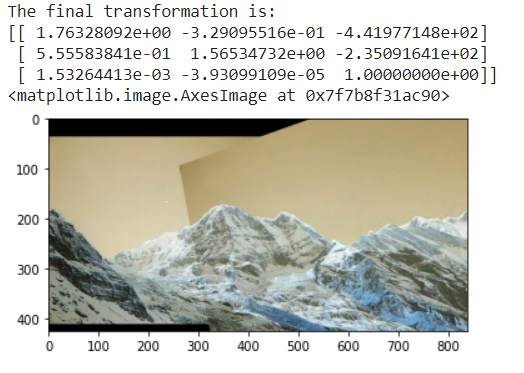
#> input picture Panorama Stitching/test.PNG, 524 x 373 px, given in place of 1.jpg, which was not available
$ python Panorama_stitching.py
#> lines starting #> are read from the running program, lines starting #| are printed output that depends on the picture; pictures that were not available may be replaced by others from this repository, and a replacement may not be noted
# -*- coding: utf-8 -*-
"""Untitled19.ipynb

Automatically generated by Colaboratory.

Original file is located at
    https://colab.research.google.com/drive/1fUKg4kEUzyjs5q3mZeDkQyS8u5wAKNO0
"""

import numpy as np
import cv2
from matplotlib import pyplot as plt
from tqdm import tqdm
from itertools import combinations

import numpy as np
import matplotlib.pyplot as plt


from google.colab.patches import cv2_imshow
# Load our images
from google.colab import files
files.upload()
#> the answer given: test.PNG

def matchfeatures(img1, img2, nfeatures=1000):
    # Create our ORB detector and detect keypoints and descriptors
    orb = cv2.ORB_create(nfeatures=2000)

    # Find the key points and descriptors with ORB
    keypoints1, descriptors1 = orb.detectAndCompute(img1, None)
    keypoints2, descriptors2 = orb.detectAndCompute(img2, None)

    cv2_imshow(cv2.drawKeypoints(img1, keypoints1, None, (255, 0, 255)))
    cv2_imshow(cv2.drawKeypoints(img2, keypoints2, None, (255, 0, 255)))


    # Using BruteForce Matcher to match detected features
    bf = cv2.BFMatcher(cv2.NORM_HAMMING, crossCheck=True)
    matches = bf.match(descriptors1, descriptors2)

    # Getting best features
    matches = sorted(matches, key=lambda x: x.distance)

    # Printing the matched features and diplaying them
    img3 = cv2.drawMatches(img1, keypoints1, img2, keypoints2,
                                  matches[:20], None, flags=2)
    plt.imshow(img3)
    plt.show()

    # Storing the points of matched features
    common_points = []
    for match in matches:
        x1y1 = keypoints1[match.queryIdx].pt
        x2y2 = keypoints2[match.trainIdx].pt
        feature = list(map(int, list(x1y1) + list(x2y2) + [match.distance]))
        common_points.append(feature)

    print(f"Feature Matching Results: POC(s) found: {len(common_points)}")

    return np.array(common_points)


def homography(poc):
    A = []
    for x, y, u, v, distance in poc:
        A.append([x, y, 1, 0, 0, 0, -u*x, -u*y, -u])
        A.append([0, 0, 0, x, y, 1, -v*x, -v*y, -v])
    A = np.asarray(A)

    # Taking SVD
    U, S, Vh = np.linalg.svd(A)

    L = Vh[-1, :] / Vh[-1, -1]
    H = L.reshape(3, 3)
    print(H)
    return H


def ransac(points, n=30, threshold=2, max_iterations=4000):

    assert(len(points) > n)

    best_score = 0          # To store number of inliers
    best_inliers = None     # To store inliers
    best_points = points[:n]      # Separating best points

    # To get list of 4 points out of best poc
    match_pairs = list(combinations(best_points, 4))
    # Performing Ransac
    for matches in tqdm(match_pairs[:max_iterations]):
        H = homography(matches)
        inliers = []
        count = 0
        # Caclulating number of inliers
        for feature in best_points:
            src = np.ones((3, 1))
            tgt = np.ones((3, 1))
            src[:2, 0] = feature[:2]
            tgt[:2, 0] = feature[2:4]
            # Transforming other features based on the current homography
            tgt_hat = H@src
            if tgt_hat[-1, 0] != 0:
                tgt_hat = tgt_hat/tgt_hat[-1, 0]
                if np.linalg.norm(tgt_hat-tgt) < threshold:
                    count += 1
                    inliers.append(feature)
        if count > best_score:
            best_score = count
            best_inliers = inliers

    # Caclulating Transformation based on best inliers
    best_H = homography(best_inliers)
    print(f"Homography Results: Inliers of current H: {best_score}/{n}")
    return best_H


def project(x1, y1, H):
    homogeneous_coordinates = np.array([x1, y1, 1])
    projective_transformation = H.dot(homogeneous_coordinates)
    w = projective_transformation[2]
    xp = projective_transformation[0]/w
    yp = projective_transformation[1]/w

    return xp, yp

def stitch(img1, img2, hom, homInv):
    image2_h, image2_w, image2_ch = img2.shape

    xp1, yp1 = project(0, 0, homInv)                        # Top-Left Corner
    xp2, yp2 = project(0, image2_h-1, homInv)               # Top-Right Corner
    xp3, yp3 = project(image2_w-1, 0, homInv)               # Bottom-Left Corner
    xp4, yp4 = project(image2_w-1, image2_h-1, homInv)      # Bottom-Right Corner

    image1_h, image1_w, image1_ch = img1.shape
    min_x = np.round(min(0, xp1, xp2, xp3, xp4)).astype(int)
    min_y = np.round(min(0, yp1, yp2, yp3, yp4)).astype(int)
    offset_x = np.abs(min_x)
    offset_y = np.abs(min_y)

    max_x = np.round(max(image1_w, xp1, xp2, xp3, xp4)).astype(int)
    max_y = np.round(max(image1_h, yp1, yp2, yp3, yp4)).astype(int)

    new_width = offset_x + image1_w + np.abs(image1_w-max_x)
    new_height = offset_y + image1_h + np.abs(image1_h-max_y)

    stitched_image = np.zeros((new_height, new_width, 3))

    # Add image1 onto stitched_image
    for y in range(image1_h):
        for x in range(image1_w):
            # The offset for x is the min_x value we calculated earlier, and likewise for y
            stitched_image[y + offset_y, x + offset_x] = img1[y, x]

    # Project stitched_image onto image2
    stitched_image_h, stitched_image_w, c = stitched_image.shape
    for y in range(min_y, stitched_image_h):
        for x in range(min_x, stitched_image_w):
            if y+offset_y < stitched_image_h and x + offset_x < stitched_image_w:
                xp_stitched, yp_stitched = project(x, y, hom)
                if 0 < xp_stitched < image2_w and 0 < yp_stitched < image2_h:
                    pixel = cv2.getRectSubPix(img2, (1, 1), (xp_stitched, yp_stitched))
                    stitched_image[y+offset_y, x+offset_x] = pixel

    stitched_image = stitched_image.astype(np.uint8)

    return stitched_image


# Example of the following function
img1 = cv2.imread("1.jpg")
#> img1 is the input picture: shape (373, 524, 3); mean B, G, R 190.8, 200.3, 200.9
img2 = cv2.imread("2.jpg")
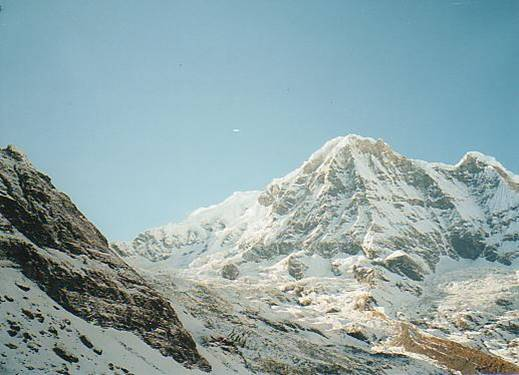
#> input picture Panorama Stitching/Picture1.jpg, 519 x 375 px, given in place of 2.jpg, which was not available
#> img2 is the input picture: shape (375, 519, 3); mean B, G, R 169.4, 166.7, 143.5
poc = matchfeatures(img1, img2)
#> in matchfeatures, `keypoints1, descriptors1 = orb.detectAndCompute(img1, None)`: keypoints1 = 1842 keypoints; strongest (x, y, size): (250, 96, 31), (252, 94, 31), (254, 96, 31), (98, 35, 31)
#> in matchfeatures, `keypoints2, descriptors2 = orb.detectAndCompute(img2, None)`: keypoints2 = 1879 keypoints; strongest (x, y, size): (299, 299, 31), (301, 293, 31), (300, 295, 31), (68, 323, 31)
#> in matchfeatures, `cv2_imshow(cv2.drawKeypoints(img1, keypoints1, None, (255, 0, 255)))`:
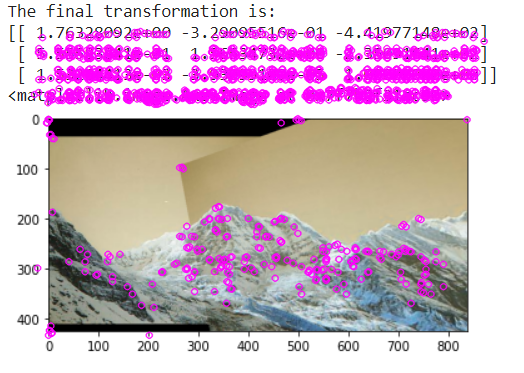
#> shown: shape (373, 524, 3); mean B, G, R 197, 180.1, 207.1
#> in matchfeatures, `cv2_imshow(cv2.drawKeypoints(img2, keypoints2, None, (255, 0, 255)))`:
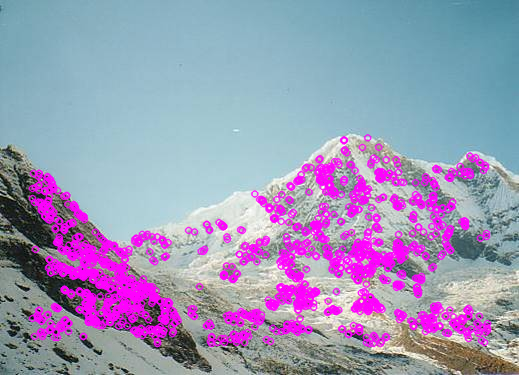
#> shown: shape (375, 519, 3); mean B, G, R 182.8, 150.4, 156.4
#> in matchfeatures, `matches = bf.match(descriptors1, descriptors2)`: matches = 435 matches
#> in matchfeatures, `img3 = cv2.drawMatches(img1, keypoints1, img2, keypoints2, matches[:20..`:
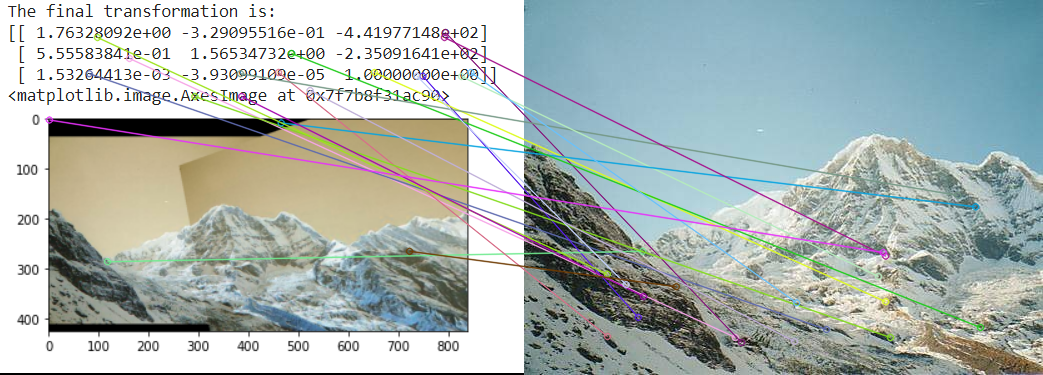
#> img3: shape (375, 1043, 3); mean B, G, R 178.9, 182, 170.7
#> the loop in matchfeatures, `for match in matches:` made 435 passes
#> (x1y1, x2y2, feature) on passes 4, 5, 8: ((422.4, 75.6), (113.8, 316.8), [422, 75, 113, 316, 43]), ((107, 261.3), (118.2, 250.8), [106, 261, 118, 250, 43]), ((240, 73.2), (433.4, 194.9), [240, 73, 433, 194, 44])
#> after the loop in matchfeatures, `for match in matches:`: common_points = 435 items, first 6: [129, 58, 211, 337, 42], [88, 73, 302, 329, 42], [445, 32, 217, 342, 43], [422, 75, 113, 316, 43], [106, 261, 118, 250, 43], [278, 72, 83, 336, 44]
#| Feature Matching Results: POC(s) found: 435
#> poc = 435 rows, first 6: [129, 58, 211, 337, 42], [88, 73, 302, 329, 42], [445, 32, 217, 342, 43], [422, 75, 113, 316, 43], [106, 261, 118, 250, 43], [278, 72, 83, 336, 44]
H = ransac(poc)
#> in ransac, `best_points = points[:n]`: best_points = 30 rows, first 6: [129, 58, 211, 337, 42], [88, 73, 302, 329, 42], [445, 32, 217, 342, 43], [422, 75, 113, 316, 43], [106, 261, 118, 250, 43], [278, 72, 83, 336, 44]
#> in ransac, `match_pairs = list(combinations(best_points, 4))`: match_pairs = 27405 items
#> the loop in ransac, `for matches in tqdm(match_pairs[:max_iterations]):` made 4000 passes
#> S in homography on passes 2, 4, 5, 9, 10, 12: [197517.8, 74005.7, 501.7, 307.8, 244.4, 31.41, 2.52, 0.24], [263257.9, 34173.5, 608.4, 157.2, 95.96, 66.74, 7.21, 0.022], [226306.4, 37119, 532.6, 149, 91.35, 68.44, 6.04, 0.0532], [195299.5, 34047.3, 486.1, 121.7, 80.12, 32.37, 3.62, 0.07], [254608.7, 33876.6, 559, 133.7, 75.99, 44.45, 6.5, 0.00627], [209329.7, 38154.4, 538.7, 154.4, 96.59, 48.46, 2.7, 0.14]
#> (printed output is left out)
#> after the loop in ransac, `for matches in tqdm(match_pairs[:max_iterations]):`: best_score = 6
#> in ransac, `best_H = homography(best_inliers)`: best_H = [[0.0132, -2.93, 211.6], [0.0103, -4.68, 339.6], [1.83e-05, -0.0137, 1]]
#> H has the same summary as best_H in ransac
HInv = np.linalg.inv(H)     # Inverse of hom
#> HInv = [[256.7, -341.7, 61750.2], [58.35, -133, 32834.1], [0.796, -1.82, 450.6]]
#im_out = cv2.warpPerspective(img1, img2, H, img2.size())


print("The final transformation is:")
print(H)

FFF = stitch(img1, img2, H, HInv)
#> in project, `projective_transformation = H.dot(homogeneous_coordinates)`: projective_transformation = [61750.2, 32834.1, 450.6]
#> in project, `w = projective_transformation[2]`: w = 450.6
#> in project, `xp = projective_transformation[0]/w`: xp = 137
#> in project, `yp = projective_transformation[1]/w`: yp = 72.87
#> in stitch, `xp1, yp1 = project(0, 0, homInv)`: xp1 = 137; yp1 = 72.87
#> in stitch, `xp2, yp2 = project(0, image2_h-1, homInv)`: xp2 = 287.1; yp2 = 73.54
#> in stitch, `xp3, yp3 = project(image2_w-1, 0, homInv)`: xp3 = 225.6; yp3 = 73.06
#> in stitch, `xp4, yp4 = project(image2_w-1, image2_h-1, homInv)`: xp4 = 366.7; yp4 = 72.93
#> in stitch, `min_x = np.round(min(0, xp1, xp2, xp3, xp4)).astype(int)`: min_x = 0
#> in stitch, `max_x = np.round(max(image1_w, xp1, xp2, xp3, xp4)).astype(int)`: max_x = 524
#> in stitch, `max_y = np.round(max(image1_h, yp1, yp2, yp3, yp4)).astype(int)`: max_y = 373
#> in stitch, `new_width = offset_x + image1_w + np.abs(image1_w-max_x)`: new_width = 524
#> in stitch, `new_height = offset_y + image1_h + np.abs(image1_h-max_y)`: new_height = 373
#> the loop in stitch, `for y in range(min_y, stitched_image_h):` made 373 passes
#> after the loop in stitch, `for y in range(min_y, stitched_image_h):`:
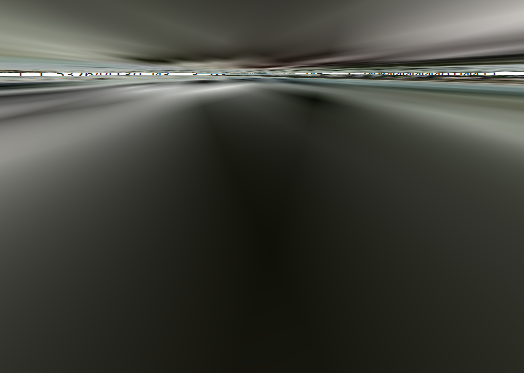
#> stitched_image: shape (373, 524, 3) float64; mean B, G, R 57.8, 65, 63.9
plt.imshow(FFF)
